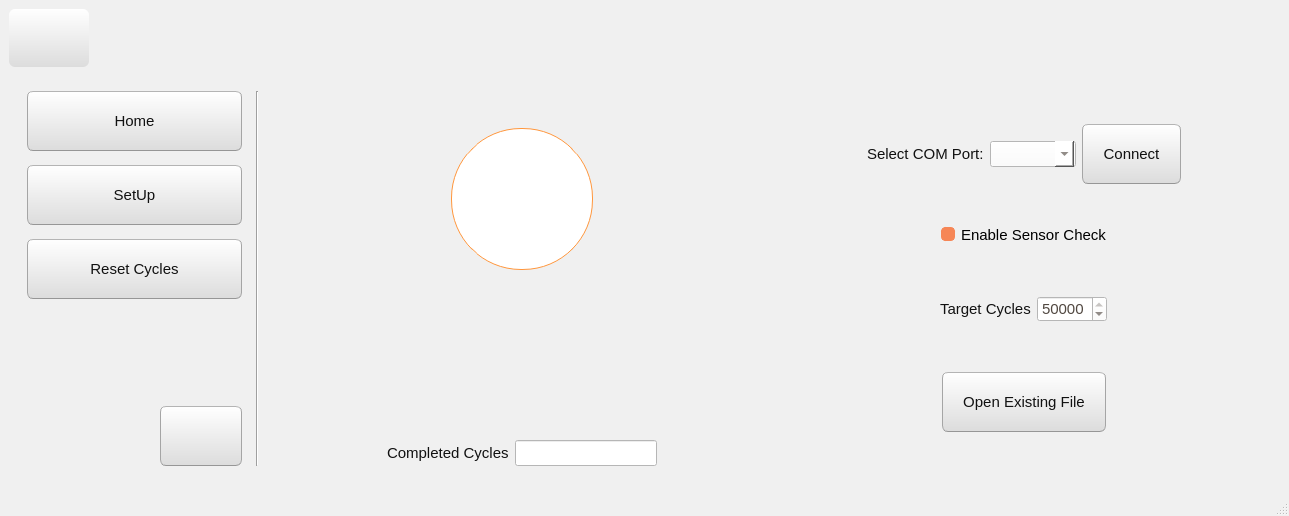
<?xml version="1.0" encoding="UTF-8"?>
<ui version="4.0">
 <class>MainWindow</class>
 <widget class="QMainWindow" name="MainWindow">
  <property name="windowModality">
   <enum>Qt::NonModal</enum>
  </property>
  <property name="geometry">
   <rect>
    <x>0</x>
    <y>0</y>
    <width>1289</width>
    <height>516</height>
   </rect>
  </property>
  <property name="windowTitle">
   <string>Daffodil</string>
  </property>
  <property name="styleSheet">
   <string notr="true">QWidget{
font: 11pt;
}
QGroupBox {
border: none;
}
QMainWindow {
	background-color:#f0f0f0;
}
QCheckBox {
	padding:2px;
}
QCheckBox:hover {
	border-radius:4px;
	border-style:solid;
	border-width:1px;
	padding-left: 1px;
	padding-right: 1px;
	padding-bottom: 1px;
	padding-top: 1px;
	border-color: rgb(255,150,60);
	background-color:qlineargradient(spread:pad, x1:0.5, y1:1, x2:0.5, y2:0, stop:0 rgba(190, 90, 50, 50), stop:1 rgba(250, 130, 40, 50));
}
QCheckBox::indicator:checked {
	border-radius:4px;
	border-style:solid;
	border-width:1px;
	border-color: rgb(246, 134, 86);
  	background-color:rgb(246, 134, 86)
}
QCheckBox::indicator:unchecked {
	border-radius:4px;
	border-style:solid;
	border-width:1px;
	border-color:rgb(246, 134, 86);
  	background-color:rgb(255,255,255);
}
QColorDialog {
	background-color:#f0f0f0;
}
QComboBox {
	color:rgb(81,72,65);
	background: #ffffff;
}
QComboBox:editable {
	background: #ffffff;
	color: rgb(81,72,65);
	selection-color:rgb(81,72,65);
	selection-background-color: #ffffff;
}
QComboBox QAbstractItemView {
	color:rgb(81,72,65);	
	background: #ffffff;
	selection-color: #ffffff;
	selection-background-color: rgb(246, 134, 86);
}
QComboBox:!editable:on, QComboBox::drop-down:editable:on {
	color:  #1e1d23;	
	background: #ffffff;
}
QDateTimeEdit {
	color:rgb(81,72,65);
	background-color: #ffffff;
}
QDateEdit {
	color:rgb(81,72,65);
	background-color: #ffffff;
}
QDialog {
	background-color:#f0f0f0;
}
QDoubleSpinBox {
	color:rgb(81,72,65);
	background-color: #ffffff;
}
QFontComboBox {
	color:rgb(81,72,65);
	background-color: #ffffff;
}
QLabel {
	color:rgb(17,17,17);
}
QLineEdit {
	background-color:rgb(255,255,255);
	selection-background-color:rgb(236,116,64);
	color:rgb(17,17,17);
}
QMenuBar {
	color:rgb(223,219,210);
	background-color:rgb(65,64,59);
}
QMenuBar::item {
	padding-top:4px;
	padding-left:4px;
	padding-right:4px;
	color:rgb(223,219,210);
	background-color:rgb(65,64,59);
}
QMenuBar::item:selected {
	color:rgb(255,255,255);
	padding-top:2px;
	padding-left:2px;
	padding-right:2px;
	border-top-width:2px;
	border-left-width:2px;
	border-right-width:2px;
	border-top-right-radius:4px;
	border-top-left-radius:4px;
	border-style:solid;
	background-color:rgb(65,64,59);
	border-top-color: rgb(47,47,44);
	border-right-color: qlineargradient(spread:pad, x1:0, y1:1, x2:1, y2:0, stop:0 rgba(90, 87, 78, 255), stop:1 rgba(47,47,44, 255));
	border-left-color:  qlineargradient(spread:pad, x1:1, y1:0, x2:0, y2:0, stop:0 rgba(90, 87, 78, 255), stop:1 rgba(47,47,44, 255));
}
QMenu {
	color:rgb(223,219,210);
	background-color:rgb(65,64,59);
}
QMenu::item {
	color:rgb(223,219,210);
	padding-left:20px;
	padding-top:4px;
	padding-bottom:4px;
	padding-right:10px;
}
QMenu::item:selected {
	color:rgb(255,255,255);
	background-color: qlineargradient(spread:pad, x1:0.5, y1:1, x2:0.5, y2:0, stop:0 rgba(225, 108, 54, 255), stop:1 rgba(246, 134, 86, 255));
	border-style:solid;
	border-width:3px;
	padding-left:17px;
	padding-top:4px;
	padding-bottom:4px;
	padding-right:7px;
	border-bottom-color:qlineargradient(spread:pad, x1:0.5, y1:1, x2:0.5, y2:0, stop:0 rgba(175,85,48,255), stop:1 rgba(236,114,67, 255));
	border-top-color:qlineargradient(spread:pad, x1:0.5, y1:1, x2:0.5, y2:0, stop:0 rgba(253,156,113,255), stop:1 rgba(205,90,46, 255));
	border-right-color:qlineargradient(spread:pad, x1:0, y1:0.5, x2:1, y2:0.5, stop:0 rgba(253,156,113,255), stop:1 rgba(205,90,46, 255));
	border-left-color:qlineargradient(spread:pad, x1:1, y1:0.5, x2:0, y2:0.5, stop:0 rgba(253,156,113,255), stop:1 rgba(205,90,46, 255));
}
QPlainTextEdit {
	border-width: 1px;
	border-style: solid;
	border-color:transparent;
	color:rgb(17,17,17);
	selection-background-color:rgb(236,116,64);
}
QProgressBar {
	text-align: center;
	color: rgb(0, 0, 0);
	border-width: 1px; 
	border-radius: 10px;
	border-style: inset;
	border-color: rgb(150,150,150);
	background-color:rgb(221,221,219);
}
QProgressBar::chunk:horizontal {
	background-color: qlineargradient(spread:pad, x1:0.5, y1:1, x2:0.5, y2:0, stop:0 rgba(225, 108, 54, 255), stop:1 rgba(246, 134, 86, 255));
	border-style: solid;
	border-radius:8px;
	border-width:1px;
	border-bottom-color:qlineargradient(spread:pad, x1:0.5, y1:1, x2:0.5, y2:0, stop:0 rgba(175,85,48,255), stop:1 rgba(236,114,67, 255));
	border-top-color:qlineargradient(spread:pad, x1:0.5, y1:1, x2:0.5, y2:0, stop:0 rgba(253,156,113,255), stop:1 rgba(205,90,46, 255));
	border-right-color:qlineargradient(spread:pad, x1:0, y1:0.5, x2:1, y2:0.5, stop:0 rgba(253,156,113,255), stop:1 rgba(205,90,46, 255));
	border-left-color:qlineargradient(spread:pad, x1:1, y1:0.5, x2:0, y2:0.5, stop:0 rgba(253,156,113,255), stop:1 rgba(205,90,46, 255));
}
QPushButton{
	color:rgb(17,17,17);
	border-width: 1px;
	border-radius: 6px;
	border-bottom-color: rgb(150,150,150);
	border-right-color: rgb(165,165,165);
	border-left-color: rgb(165,165,165);
	border-top-color: rgb(180,180,180);
	border-style: solid;
	outline: none;
	font-size: 15;
	padding: 20px;
	background-color: qlineargradient(spread:pad, x1:0.5, y1:1, x2:0.5, y2:0, stop:0 rgba(220, 220, 220, 255), stop:1 rgba(255, 255, 255, 255));
}
QPushButton:hover{
	color:rgb(17,17,17);
	border-width: 1px;
	border-radius:6px;
	border-top-color: rgb(255,150,60);
	border-right-color: qlineargradient(spread:pad, x1:0, y1:1, x2:1, y2:0, stop:0 rgba(200, 70, 20, 255), stop:1 rgba(255,150,60, 255));
	border-left-color:  qlineargradient(spread:pad, x1:1, y1:0, x2:0, y2:0, stop:0 rgba(200, 70, 20, 255), stop:1 rgba(255,150,60, 255));
	border-bottom-color: rgb(200,70,20);
	border-style: solid;
	padding: 2px;
	background-color: qlineargradient(spread:pad, x1:0.5, y1:1, x2:0.5, y2:0, stop:0 rgba(220, 220, 220, 255), stop:1 rgba(255, 255, 255, 255));
}
QPushButton:default{
	color:rgb(17,17,17);
	border-width: 1px;
	border-radius:6px;
	border-top-color: rgb(255,150,60);
	border-right-color: qlineargradient(spread:pad, x1:0, y1:1, x2:1, y2:0, stop:0 rgba(200, 70, 20, 255), stop:1 rgba(255,150,60, 255));
	border-left-color:  qlineargradient(spread:pad, x1:1, y1:0, x2:0, y2:0, stop:0 rgba(200, 70, 20, 255), stop:1 rgba(255,150,60, 255));
	border-bottom-color: rgb(200,70,20);
	border-style: solid;
	padding: 2px;
	background-color: qlineargradient(spread:pad, x1:0.5, y1:1, x2:0.5, y2:0, stop:0 rgba(220, 220, 220, 255), stop:1 rgba(255, 255, 255, 255));
}
QPushButton:pressed{
	color:rgb(17,17,17);
	border-width: 1px;
	border-radius: 6px;
	border-width: 1px;
	border-top-color: rgba(255,150,60,200);
	border-right-color: qlineargradient(spread:pad, x1:0, y1:1, x2:1, y2:0, stop:0 rgba(200, 70, 20, 255), stop:1 rgba(255,150,60, 200));
	border-left-color:  qlineargradient(spread:pad, x1:1, y1:0, x2:0, y2:0, stop:0 rgba(200, 70, 20, 255), stop:1 rgba(255,150,60, 200));
	border-bottom-color: rgba(200,70,20,200);
	border-style: solid;
	padding: 2px;
	background-color: qlineargradient(spread:pad, x1:0.5, y1:0, x2:0.5, y2:1, stop:0 rgba(220, 220, 220, 255), stop:1 rgba(255, 255, 255, 255));
}
QPushButton:disabled{
	color:rgb(174,167,159);
	border-width: 1px;
	border-radius: 6px;
	background-color: qlineargradient(spread:pad, x1:0.5, y1:1, x2:0.5, y2:0, stop:0 rgba(200, 200, 200, 255), stop:1 rgba(230, 230, 230, 255));
}
QRadioButton {
	padding: 1px;
}
QRadioButton::indicator:checked {
	height: 10px;
	width: 10px;
	border-style:solid;
	border-radius:5px;
	border-width: 1px;
	border-color: rgba(246, 134, 86, 255);
	color: #a9b7c6;
	background-color:rgba(246, 134, 86, 255);
}
QRadioButton::indicator:!checked {
	height: 10px;
	width: 10px;
	border-style:solid;
	border-radius:5px;
	border-width: 1px;
	border-color: rgb(246, 134, 86);
	color: #a9b7c6;
	background-color: transparent;
}
QScrollArea {
	color: #FFFFFF;
	background-color:#f0f0f0;
}
QSlider::groove {
	border-style: solid;
	border-width: 1px;
	border-color: rgb(207,207,207);
}
QSlider::groove:horizontal {
	height: 5px;
	background: rgb(246, 134, 86);
}
QSlider::groove:vertical {
	width: 5px;
	background: rgb(246, 134, 86);
}
QSlider::handle:horizontal {
	background: rgb(253,253,253);
	border-style: solid;
	border-width: 1px;
	border-color: rgb(207,207,207);
	width: 12px;
	margin: -5px 0;
	border-radius: 7px;
}
QSlider::handle:vertical {
	background: rgb(253,253,253);
	border-style: solid;
	border-width: 1px;
	border-color: rgb(207,207,207);
	height: 12px;
	margin: 0 -5px;
	border-radius: 7px;
}
QSlider::add-page:horizontal {
 	background: white;
}
QSlider::add-page:vertical {
	background: white;
}
QSlider::sub-page:horizontal {
	background: rgb(246, 134, 86);
}
QSlider::sub-page:vertical {
  	background: rgb(246, 134, 86);
}
QStatusBar {
	color:rgb(81,72,65);
}
QSpinBox {
	color:rgb(81,72,65);
	background-color: #ffffff;
}
QScrollBar:horizontal {
	max-height: 20px;
	border: 1px transparent grey;
	margin: 0px 20px 0px 20px;
}
QScrollBar::handle:horizontal {
	background: rgb(253,253,253);
	border-style: solid;
	border-width: 1px;
	border-color: rgb(207,207,207);
	border-radius: 7px;
	min-width: 25px;
}
QScrollBar::handle:horizontal:hover {
	background: rgb(253,253,253);
	border-style: solid;
	border-width: 1px;
	border-color: rgb(255,150,60);
	border-radius: 7px;
	min-width: 25px;
}
QScrollBar::add-line:horizontal {
  	border: 1px solid;
  	border-color: rgb(207,207,207);
  	border-top-right-radius: 7px;
  	border-top-left-radius: 7px;
  	border-bottom-right-radius: 7px;
  	background: rgb(255, 255, 255);
  	width: 20px;
  	subcontrol-position: right;
  	subcontrol-origin: margin;
}
QScrollBar::add-line:horizontal:hover {
  	border: 1px solid;
  	border-top-right-radius: 7px;
  	border-top-left-radius: 7px;
  	border-bottom-right-radius: 7px;
  	border-color: rgb(255,150,60);
  	background: rgb(255, 255, 255);
  	width: 20px;
  	subcontrol-position: right;
  	subcontrol-origin: margin;
}
QScrollBar::add-line:horizontal:pressed {
  	border: 1px solid grey;
  	border-top-left-radius: 7px;
  	border-top-right-radius: 7px;
  	border-bottom-right-radius: 7px;
  	background: rgb(231,231,231);
  	width: 20px;
  	subcontrol-position: right;
  	subcontrol-origin: margin;
}
QScrollBar::sub-line:horizontal {
  	border: 1px solid;
  	border-color: rgb(207,207,207);
  	border-top-right-radius: 7px;
  	border-top-left-radius: 7px;
  	border-bottom-left-radius: 7px;
  	background: rgb(255, 255, 255);
  	width: 20px;
  	subcontrol-position: left;
  	subcontrol-origin: margin;
}
QScrollBar::sub-line:horizontal:hover {
  	border: 1px solid;
  	border-color: rgb(255,150,60);
  	border-top-right-radius: 7px;
  	border-top-left-radius: 7px;
  	border-bottom-left-radius: 7px;
  	background: rgb(255, 255, 255);
  	width: 20px;
  	subcontrol-position: left;
  	subcontrol-origin: margin;
}
QScrollBar::sub-line:horizontal:pressed {
  	border: 1px solid grey;
  	border-top-right-radius: 7px;
  	border-top-left-radius: 7px;
  	border-bottom-left-radius: 7px;
  	background: rgb(231,231,231);
  	width: 20px;
  	subcontrol-position: left;
  	subcontrol-origin: margin;
}
QScrollBar::left-arrow:horizontal {
  	border: 1px transparent grey;
  	border-top-left-radius: 3px;
  	border-bottom-left-radius: 3px;
  	width: 6px;
  	height: 6px;
  	background: rgb(230,230,230);
}
QScrollBar::right-arrow:horizontal {
	border: 1px transparent grey;
	border-top-right-radius: 3px;
	border-bottom-right-radius: 3px;
  	width: 6px;
  	height: 6px;
 	background: rgb(230,230,230);
}
QScrollBar::add-page:horizontal, QScrollBar::sub-page:horizontal {
 	background: none;
} 
QScrollBar:vertical {
	max-width: 20px;
	border: 1px transparent grey;
	margin: 20px 0px 20px 0px;
}
QScrollBar::add-line:vertical {
	border: 1px solid;
	border-color: rgb(207,207,207);
	border-bottom-right-radius: 7px;
	border-bottom-left-radius: 7px;
	border-top-left-radius: 7px;
	background: rgb(255, 255, 255);
  	height: 20px;
  	subcontrol-position: bottom;
  	subcontrol-origin: margin;
}
QScrollBar::add-line:vertical:hover {
  	border: 1px solid;
  	border-color: rgb(255,150,60);
  	border-bottom-right-radius: 7px;
  	border-bottom-left-radius: 7px;
  	border-top-left-radius: 7px;
  	background: rgb(255, 255, 255);
  	height: 20px;
  	subcontrol-position: bottom;
  	subcontrol-origin: margin;
}
QScrollBar::add-line:vertical:pressed {
  	border: 1px solid grey;
  	border-bottom-left-radius: 7px;
  	border-bottom-right-radius: 7px;
  	border-top-left-radius: 7px;
  	background: rgb(231,231,231);
  	height: 20px;
  	subcontrol-position: bottom;
  	subcontrol-origin: margin;
}
QScrollBar::sub-line:vertical {
  	border: 1px solid;
  	border-color: rgb(207,207,207);
  	border-top-right-radius: 7px;
  	border-top-left-radius: 7px;
  	border-bottom-left-radius: 7px;
  	background: rgb(255, 255, 255);
  	height: 20px;
  	subcontrol-position: top;
  	subcontrol-origin: margin;
}
QScrollBar::sub-line:vertical:hover {
  	border: 1px solid;
  	border-color: rgb(255,150,60);
  	border-top-right-radius: 7px;
  	border-top-left-radius: 7px;
  	border-bottom-left-radius: 7px;
	background: rgb(255, 255, 255);
  	height: 20px;
  	subcontrol-position: top;
  	subcontrol-origin: margin;
}
QScrollBar::sub-line:vertical:pressed {
  	border: 1px solid grey;
  	border-top-left-radius: 7px;
  	border-top-right-radius: 7px;
  	background: rgb(231,231,231);
 	height: 20px;
  	subcontrol-position: top;
  	subcontrol-origin: margin;
}
QScrollBar::handle:vertical {
	background: rgb(253,253,253);
	border-style: solid;
	border-width: 1px;
	border-color: rgb(207,207,207);
	border-radius: 7px;
	min-height: 25px;
}
QScrollBar::handle:vertical:hover {
	background: rgb(253,253,253);
	border-style: solid;
	border-width: 1px;
	border-color: rgb(255,150,60);
	border-radius: 7px;
	min-height: 25px;
}
QScrollBar::up-arrow:vertical {
	border: 1px transparent grey;
  	border-top-left-radius: 3px;
	border-top-right-radius: 3px;
  	width: 6px;
  	height: 6px;
  	background: rgb(230,230,230);
}
QScrollBar::down-arrow:vertical {
  	border: 1px transparent grey;
  	border-bottom-left-radius: 3px;
  	border-bottom-right-radius: 3px;
  	width: 6px;
  	height: 6px;
  	background: rgb(230,230,230);
}
QScrollBar::add-page:vertical, QScrollBar::sub-page:vertical {
  	background: none;
}
QTabWidget {
	color:rgb(0,0,0);
	background-color:rgb(247,246,246);
}
QTabWidget::pane {
	border-color: rgb(180,180,180);
	background-color:rgb(247,246,246);
	border-style: solid;
	border-width: 1px;
  	border-radius: 6px;
}
QTabBar::tab {
	padding-left:4px;
	padding-right:4px;
	padding-bottom:2px;
	padding-top:2px;
	color:rgb(81,72,65);
  	background-color: qlineargradient(spread:pad, x1:0.5, y1:1, x2:0.5, y2:0, stop:0 rgba(221,218,217,255), stop:1 rgba(240,239,238,255));
	border-style: solid;
	border-width: 1px;
  	border-top-right-radius:4px;
	border-top-left-radius:4px;
	border-top-color: rgb(180,180,180);
	border-left-color: rgb(180,180,180);
	border-right-color: rgb(180,180,180);
	border-bottom-color: transparent;
}
QTabBar::tab:selected, QTabBar::tab:last:selected, QTabBar::tab:hover {
  	background-color:rgb(247,246,246);
  	margin-left: 0px;
  	margin-right: 1px;
}
QTabBar::tab:!selected {
	margin-top: 1px;
	margin-right: 1px;
}
QTextEdit {
	border-width: 1px;
	border-style: solid;
	border-color:transparent;
	color:rgb(17,17,17);
	selection-background-color:rgb(236,116,64);
}
QTimeEdit {
	color:rgb(81,72,65);
	background-color: #ffffff;
}
QToolBox {
	color:rgb(81,72,65);
	background-color: #ffffff;
}
QToolBox::tab {
	color:rgb(81,72,65);
	background-color: #ffffff;
}
QToolBox::tab:selected {
	color:rgb(81,72,65);
	background-color: #ffffff;
}
</string>
  </property>
  <widget class="QWidget" name="centralwidget">
   <layout class="QVBoxLayout" name="verticalLayout_5">
    <item>
     <layout class="QHBoxLayout" name="horizontalLayout_5">
      <item>
       <widget class="QPushButton" name="pbn_openMenu">
        <property name="styleSheet">
         <string notr="true">border: none;</string>
        </property>
        <property name="text">
         <string/>
        </property>
       </widget>
      </item>
      <item>
       <spacer name="horizontalSpacer">
        <property name="orientation">
         <enum>Qt::Horizontal</enum>
        </property>
        <property name="sizeHint" stdset="0">
         <size>
          <width>40</width>
          <height>20</height>
         </size>
        </property>
       </spacer>
      </item>
     </layout>
    </item>
    <item>
     <widget class="QGroupBox" name="groupBox_principal">
      <property name="title">
       <string/>
      </property>
      <layout class="QHBoxLayout" name="horizontalLayout_10">
       <item>
        <widget class="QGroupBox" name="groupBox_menu">
         <property name="sizePolicy">
          <sizepolicy hsizetype="Fixed" vsizetype="Preferred">
           <horstretch>0</horstretch>
           <verstretch>0</verstretch>
          </sizepolicy>
         </property>
         <property name="minimumSize">
          <size>
           <width>250</width>
           <height>0</height>
          </size>
         </property>
         <property name="title">
          <string/>
         </property>
         <layout class="QHBoxLayout" name="horizontalLayout_4">
          <property name="spacing">
           <number>14</number>
          </property>
          <item>
           <layout class="QVBoxLayout" name="verticalLayout_6">
            <item>
             <layout class="QVBoxLayout" name="verticalLayout">
              <property name="spacing">
               <number>14</number>
              </property>
              <item>
               <widget class="QPushButton" name="pbn_home">
                <property name="styleSheet">
                 <string notr="true"/>
                </property>
                <property name="text">
                 <string>Home</string>
                </property>
               </widget>
              </item>
              <item>
               <widget class="QPushButton" name="pbn_setUp">
                <property name="text">
                 <string>SetUp</string>
                </property>
               </widget>
              </item>
              <item>
               <widget class="QPushButton" name="pbn_resetCycles">
                <property name="minimumSize">
                 <size>
                  <width>100</width>
                  <height>0</height>
                 </size>
                </property>
                <property name="text">
                 <string>Reset Cycles</string>
                </property>
               </widget>
              </item>
              <item>
               <spacer name="verticalSpacer">
                <property name="orientation">
                 <enum>Qt::Vertical</enum>
                </property>
                <property name="sizeHint" stdset="0">
                 <size>
                  <width>20</width>
                  <height>40</height>
                 </size>
                </property>
               </spacer>
              </item>
             </layout>
            </item>
            <item>
             <layout class="QHBoxLayout" name="horizontalLayout_6">
              <item>
               <spacer name="horizontalSpacer_8">
                <property name="orientation">
                 <enum>Qt::Horizontal</enum>
                </property>
                <property name="sizeHint" stdset="0">
                 <size>
                  <width>40</width>
                  <height>20</height>
                 </size>
                </property>
               </spacer>
              </item>
              <item>
               <widget class="QPushButton" name="pbn_advancedSettings">
                <property name="text">
                 <string/>
                </property>
               </widget>
              </item>
             </layout>
            </item>
           </layout>
          </item>
          <item>
           <widget class="Line" name="line">
            <property name="orientation">
             <enum>Qt::Vertical</enum>
            </property>
           </widget>
          </item>
         </layout>
        </widget>
       </item>
       <item>
        <widget class="QGroupBox" name="groupBox_main">
         <property name="sizePolicy">
          <sizepolicy hsizetype="Expanding" vsizetype="Preferred">
           <horstretch>0</horstretch>
           <verstretch>0</verstretch>
          </sizepolicy>
         </property>
         <property name="title">
          <string/>
         </property>
         <layout class="QVBoxLayout" name="verticalLayout_2">
          <item>
           <spacer name="verticalSpacer_2">
            <property name="orientation">
             <enum>Qt::Vertical</enum>
            </property>
            <property name="sizeHint" stdset="0">
             <size>
              <width>20</width>
              <height>40</height>
             </size>
            </property>
           </spacer>
          </item>
          <item>
           <layout class="QHBoxLayout" name="horizontalLayout_3">
            <item>
             <widget class="QPushButton" name="pbn_startPause">
              <property name="minimumSize">
               <size>
                <width>142</width>
                <height>142</height>
               </size>
              </property>
              <property name="styleSheet">
               <string notr="true">background-color: white;
 border-style: solid;
 border-width:1px;
 border-radius:70px;
 border-color: rgb(255,150,60);
 max-width:100px;
 max-height:100px;
 min-width:100px;
 min-height:100px;</string>
              </property>
              <property name="text">
               <string/>
              </property>
             </widget>
            </item>
           </layout>
          </item>
          <item>
           <spacer name="verticalSpacer_3">
            <property name="orientation">
             <enum>Qt::Vertical</enum>
            </property>
            <property name="sizeHint" stdset="0">
             <size>
              <width>20</width>
              <height>40</height>
             </size>
            </property>
           </spacer>
          </item>
          <item>
           <layout class="QHBoxLayout" name="horizontalLayout_9">
            <item>
             <spacer name="horizontalSpacer_3">
              <property name="orientation">
               <enum>Qt::Horizontal</enum>
              </property>
              <property name="sizeHint" stdset="0">
               <size>
                <width>40</width>
                <height>20</height>
               </size>
              </property>
             </spacer>
            </item>
            <item>
             <widget class="QLabel" name="label_filePath">
              <property name="text">
               <string/>
              </property>
             </widget>
            </item>
            <item>
             <spacer name="horizontalSpacer_5">
              <property name="orientation">
               <enum>Qt::Horizontal</enum>
              </property>
              <property name="sizeHint" stdset="0">
               <size>
                <width>40</width>
                <height>20</height>
               </size>
              </property>
             </spacer>
            </item>
           </layout>
          </item>
          <item>
           <spacer name="verticalSpacer_4">
            <property name="orientation">
             <enum>Qt::Vertical</enum>
            </property>
            <property name="sizeHint" stdset="0">
             <size>
              <width>20</width>
              <height>40</height>
             </size>
            </property>
           </spacer>
          </item>
          <item>
           <layout class="QHBoxLayout" name="horizontalLayout_8">
            <item>
             <spacer name="horizontalSpacer_9">
              <property name="orientation">
               <enum>Qt::Horizontal</enum>
              </property>
              <property name="sizeHint" stdset="0">
               <size>
                <width>40</width>
                <height>20</height>
               </size>
              </property>
             </spacer>
            </item>
            <item>
             <widget class="QLabel" name="label_sError">
              <property name="text">
               <string/>
              </property>
             </widget>
            </item>
            <item>
             <spacer name="horizontalSpacer_10">
              <property name="orientation">
               <enum>Qt::Horizontal</enum>
              </property>
              <property name="sizeHint" stdset="0">
               <size>
                <width>40</width>
                <height>20</height>
               </size>
              </property>
             </spacer>
            </item>
           </layout>
          </item>
          <item>
           <spacer name="verticalSpacer_5">
            <property name="orientation">
             <enum>Qt::Vertical</enum>
            </property>
            <property name="sizeHint" stdset="0">
             <size>
              <width>20</width>
              <height>40</height>
             </size>
            </property>
           </spacer>
          </item>
          <item>
           <layout class="QHBoxLayout" name="horizontalLayout_7">
            <item>
             <spacer name="horizontalSpacer_2">
              <property name="orientation">
               <enum>Qt::Horizontal</enum>
              </property>
              <property name="sizeHint" stdset="0">
               <size>
                <width>40</width>
                <height>20</height>
               </size>
              </property>
             </spacer>
            </item>
            <item>
             <widget class="QLabel" name="label_completedCycles">
              <property name="text">
               <string>Completed Cycles</string>
              </property>
             </widget>
            </item>
            <item>
             <widget class="QLineEdit" name="lineEdit_completedCycles">
              <property name="enabled">
               <bool>false</bool>
              </property>
             </widget>
            </item>
            <item>
             <spacer name="horizontalSpacer_4">
              <property name="orientation">
               <enum>Qt::Horizontal</enum>
              </property>
              <property name="sizeHint" stdset="0">
               <size>
                <width>40</width>
                <height>20</height>
               </size>
              </property>
             </spacer>
            </item>
           </layout>
          </item>
         </layout>
        </widget>
       </item>
       <item>
        <widget class="QGroupBox" name="groupBox_setup">
         <property name="title">
          <string/>
         </property>
         <layout class="QVBoxLayout" name="verticalLayout_3">
          <item>
           <layout class="QHBoxLayout" name="horizontalLayout">
            <item>
             <spacer name="horizontalSpacer_18">
              <property name="orientation">
               <enum>Qt::Horizontal</enum>
              </property>
              <property name="sizeHint" stdset="0">
               <size>
                <width>40</width>
                <height>20</height>
               </size>
              </property>
             </spacer>
            </item>
            <item>
             <widget class="QLabel" name="label_comPort">
              <property name="text">
               <string>Select COM Port:</string>
              </property>
             </widget>
            </item>
            <item>
             <widget class="QComboBox" name="cb_comPort">
              <property name="sizeAdjustPolicy">
               <enum>QComboBox::AdjustToContents</enum>
              </property>
             </widget>
            </item>
            <item>
             <widget class="QPushButton" name="pbn_connect">
              <property name="sizePolicy">
               <sizepolicy hsizetype="Expanding" vsizetype="Fixed">
                <horstretch>0</horstretch>
                <verstretch>0</verstretch>
               </sizepolicy>
              </property>
              <property name="text">
               <string>Connect</string>
              </property>
             </widget>
            </item>
            <item>
             <spacer name="horizontalSpacer_15">
              <property name="orientation">
               <enum>Qt::Horizontal</enum>
              </property>
              <property name="sizeHint" stdset="0">
               <size>
                <width>40</width>
                <height>20</height>
               </size>
              </property>
             </spacer>
            </item>
           </layout>
          </item>
          <item>
           <layout class="QHBoxLayout" name="horizontalLayout_15">
            <item>
             <spacer name="horizontalSpacer_19">
              <property name="orientation">
               <enum>Qt::Horizontal</enum>
              </property>
              <property name="sizeHint" stdset="0">
               <size>
                <width>40</width>
                <height>20</height>
               </size>
              </property>
             </spacer>
            </item>
            <item>
             <widget class="QCheckBox" name="checkBox_sensor">
              <property name="text">
               <string>Enable Sensor Check</string>
              </property>
              <property name="checked">
               <bool>true</bool>
              </property>
             </widget>
            </item>
            <item>
             <spacer name="horizontalSpacer_20">
              <property name="orientation">
               <enum>Qt::Horizontal</enum>
              </property>
              <property name="sizeHint" stdset="0">
               <size>
                <width>40</width>
                <height>20</height>
               </size>
              </property>
             </spacer>
            </item>
           </layout>
          </item>
          <item>
           <layout class="QHBoxLayout" name="horizontalLayout_2">
            <item>
             <spacer name="horizontalSpacer_7">
              <property name="orientation">
               <enum>Qt::Horizontal</enum>
              </property>
              <property name="sizeHint" stdset="0">
               <size>
                <width>68</width>
                <height>48</height>
               </size>
              </property>
             </spacer>
            </item>
            <item>
             <widget class="QLabel" name="label_targetCycles">
              <property name="text">
               <string>Target Cycles</string>
              </property>
             </widget>
            </item>
            <item>
             <widget class="QSpinBox" name="spinBox">
              <property name="minimum">
               <number>1</number>
              </property>
              <property name="maximum">
               <number>50000</number>
              </property>
              <property name="value">
               <number>50000</number>
              </property>
             </widget>
            </item>
            <item>
             <spacer name="horizontalSpacer_6">
              <property name="orientation">
               <enum>Qt::Horizontal</enum>
              </property>
              <property name="sizeHint" stdset="0">
               <size>
                <width>68</width>
                <height>48</height>
               </size>
              </property>
             </spacer>
            </item>
           </layout>
          </item>
          <item>
           <layout class="QHBoxLayout" name="horizontalLayout_16">
            <item>
             <spacer name="horizontalSpacer_16">
              <property name="orientation">
               <enum>Qt::Horizontal</enum>
              </property>
              <property name="sizeHint" stdset="0">
               <size>
                <width>40</width>
                <height>20</height>
               </size>
              </property>
             </spacer>
            </item>
            <item>
             <widget class="QPushButton" name="pbn_openFile">
              <property name="text">
               <string>Open Existing File</string>
              </property>
             </widget>
            </item>
            <item>
             <spacer name="horizontalSpacer_17">
              <property name="orientation">
               <enum>Qt::Horizontal</enum>
              </property>
              <property name="sizeHint" stdset="0">
               <size>
                <width>40</width>
                <height>20</height>
               </size>
              </property>
             </spacer>
            </item>
           </layout>
          </item>
         </layout>
        </widget>
       </item>
      </layout>
     </widget>
    </item>
   </layout>
  </widget>
  <widget class="QStatusBar" name="statusBar"/>
 </widget>
 <resources/>
 <connections/>
</ui>
